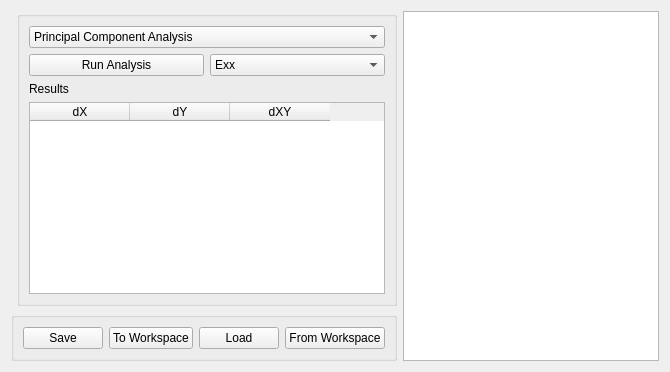
     <widget class="QWidget" name="Deformation">
      <attribute name="title">
       <string>Deformation</string>
      </attribute>
      <layout class="QGridLayout" name="gridLayout_11">
       <item row="0" column="1">
        <widget class="QGroupBox" name="groupBox_9">
         <property name="title">
          <string/>
         </property>
         <layout class="QGridLayout" name="gridLayout_17">
          <item row="3" column="0">
           <widget class="QLabel" name="label_60">
            <property name="text">
             <string>Results</string>
            </property>
           </widget>
          </item>
          <item row="4" column="0">
           <widget class="QTableWidget" name="tblDeformRes">
            <property name="editTriggers">
             <set>QAbstractItemView::NoEditTriggers</set>
            </property>
            <column>
             <property name="text">
              <string>dX</string>
             </property>
            </column>
            <column>
             <property name="text">
              <string>dY</string>
             </property>
            </column>
            <column>
             <property name="text">
              <string>dXY</string>
             </property>
            </column>
           </widget>
          </item>
          <item row="0" column="0">
           <widget class="QComboBox" name="cbDeformType">
            <property name="currentText">
             <string>Principal Component Analysis</string>
            </property>
            <property name="currentIndex">
             <number>0</number>
            </property>
            <item>
             <property name="text">
              <string>Principal Component Analysis</string>
             </property>
            </item>
           </widget>
          </item>
          <item row="1" column="0">
           <layout class="QHBoxLayout" name="horizontalLayout_6">
            <property name="topMargin">
             <number>0</number>
            </property>
            <item>
             <widget class="QPushButton" name="pbRunDeformation">
              <property name="text">
               <string>Run Analysis</string>
              </property>
             </widget>
            </item>
            <item>
             <widget class="QComboBox" name="cbAnalResult">
              <item>
               <property name="text">
                <string>Exx</string>
               </property>
              </item>
              <item>
               <property name="text">
                <string>Eyy</string>
               </property>
              </item>
              <item>
               <property name="text">
                <string>Exy</string>
               </property>
              </item>
             </widget>
            </item>
           </layout>
          </item>
         </layout>
        </widget>
       </item>
       <item row="0" column="0">
        <widget class="Itom2dQwtPlot" name="pltDeformation"/>
       </item>
       <item row="1" column="0" colspan="2">
        <widget class="QGroupBox" name="groupBox_14">
         <property name="title">
          <string/>
         </property>
         <layout class="QHBoxLayout" name="horizontalLayout_5">
          <item>
           <widget class="QPushButton" name="pbDefSave">
            <property name="text">
             <string>Save</string>
            </property>
           </widget>
          </item>
          <item>
           <widget class="QPushButton" name="pbDefWorkSpaceExp">
            <property name="text">
             <string>To Workspace</string>
            </property>
           </widget>
          </item>
          <item>
           <widget class="QPushButton" name="pbDefLoad">
            <property name="text">
             <string>Load</string>
            </property>
           </widget>
          </item>
          <item>
           <widget class="QPushButton" name="pbDefWorkSpaceImp">
            <property name="text">
             <string>From Workspace</string>
            </property>
           </widget>
          </item>
         </layout>
         <zorder>pbDefSave</zorder>
         <zorder>pbDefLoad</zorder>
         <zorder>pbDefWorkSpaceExp</zorder>
         <zorder>pbDefWorkSpaceImp</zorder>
        </widget>
       </item>
       <item row="0" column="2" rowspan="2">
        <widget class="QListWidget" name="lwDeform"/>
       </item>
      </layout>
     </widget>
